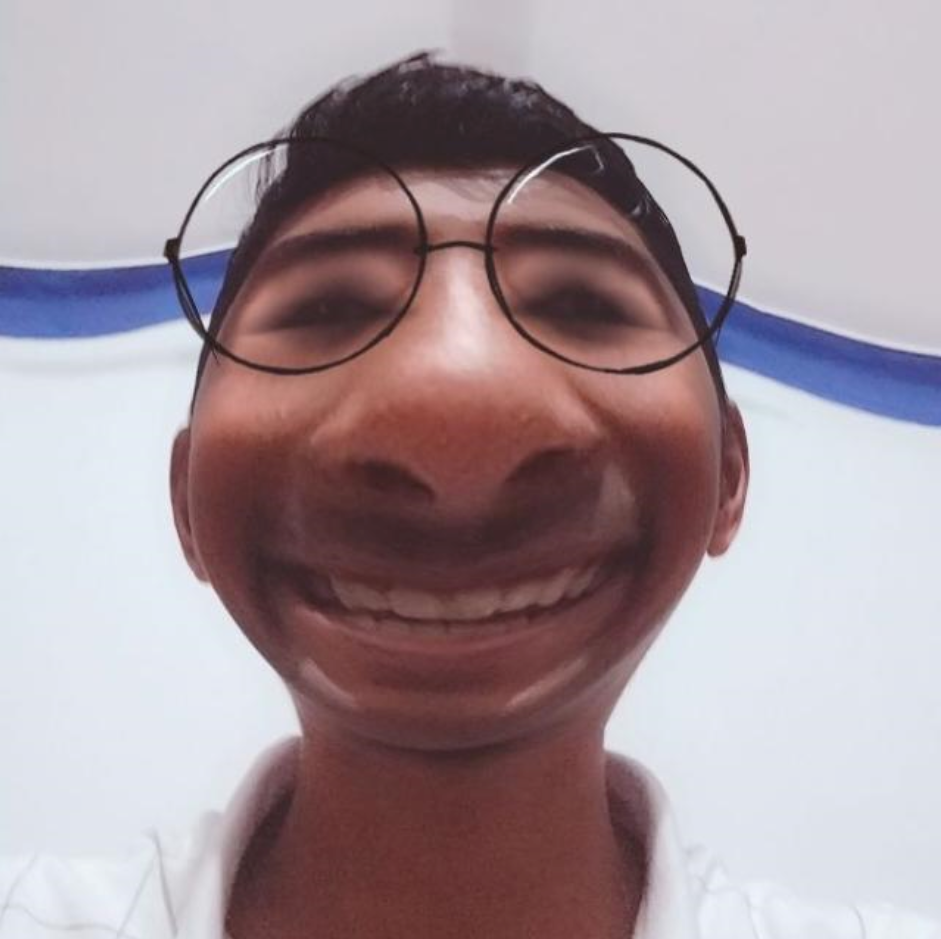
#> input picture Photos/img.png, 941 x 939 px, found by its file name
$ python 05-img-transform.py
#> lines starting #> are read from the running program, lines starting #| are printed output that depends on the picture
import cv2 as cv
import numpy as np

img = cv.imread("Photos\img.png")
#> img is the input picture: shape (939, 941, 3); mean B, G, R 156.2, 150.1, 165.8
cv.imshow("Image",img)

# transformation
def translate(img,x,y):
#> called with x = 100, y = 100
    transMat = np.float32([[1,0,x],[0,1,y]])
    dimensions = (img.shape[1],img.shape[0])
#> dimensions = (941, 939)
    return cv.warpAffine(img,transMat,dimensions)
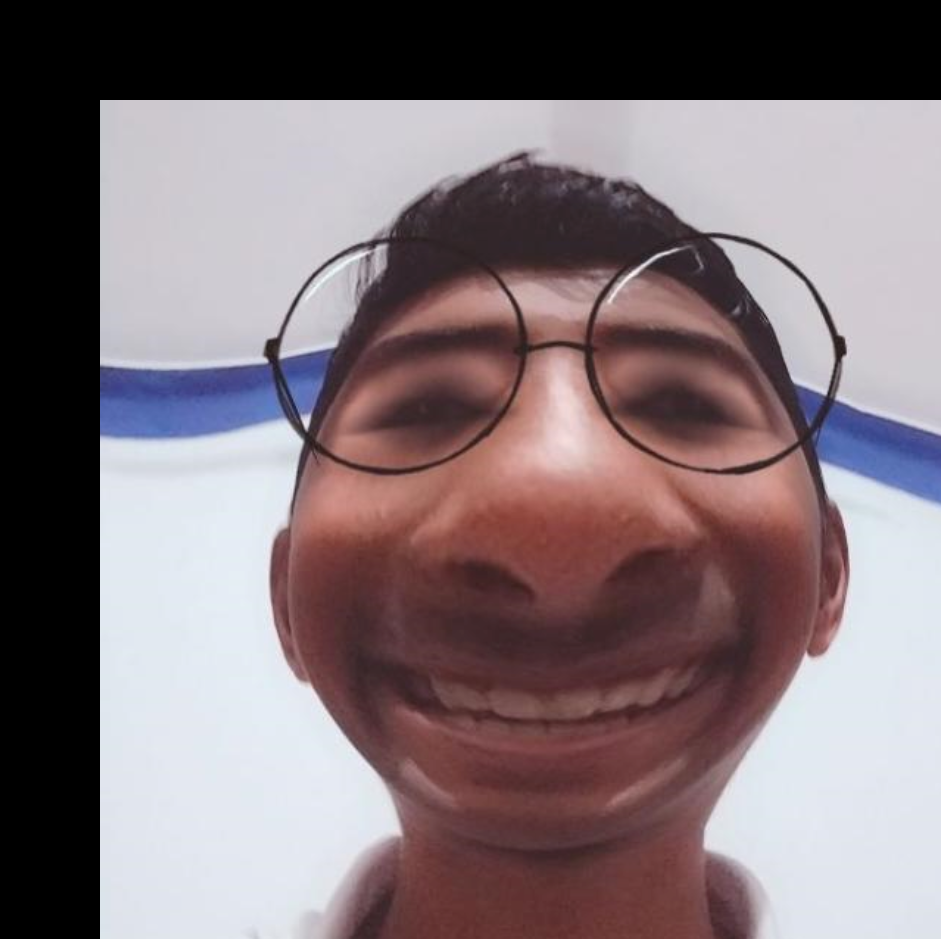
#> returned value: shape (939, 941, 3); mean of channels 0, 1, 2 119.1, 114.6, 128.4; drawn as B, G, R

translated = translate(img,100,100)
cv.imshow("Translated",translated)

# rotation
def rotate(img,angle,rotPoint=None):
#> called with angle = 90
    height,width = img.shape[0:2]
#> height = 939; width = 941

    if rotPoint is None :
        rotPoint = (width//2,height//2)
#> rotPoint = (470, 469)

    rotMat = cv.getRotationMatrix2D(rotPoint,angle,1.0)
#> rotMat = [[6.12e-17, 1, 1], [-1, 6.12e-17, 939]]

    dimensions = (width,height)
#> dimensions = (941, 939)
    return cv.warpAffine(img,rotMat,dimensions)
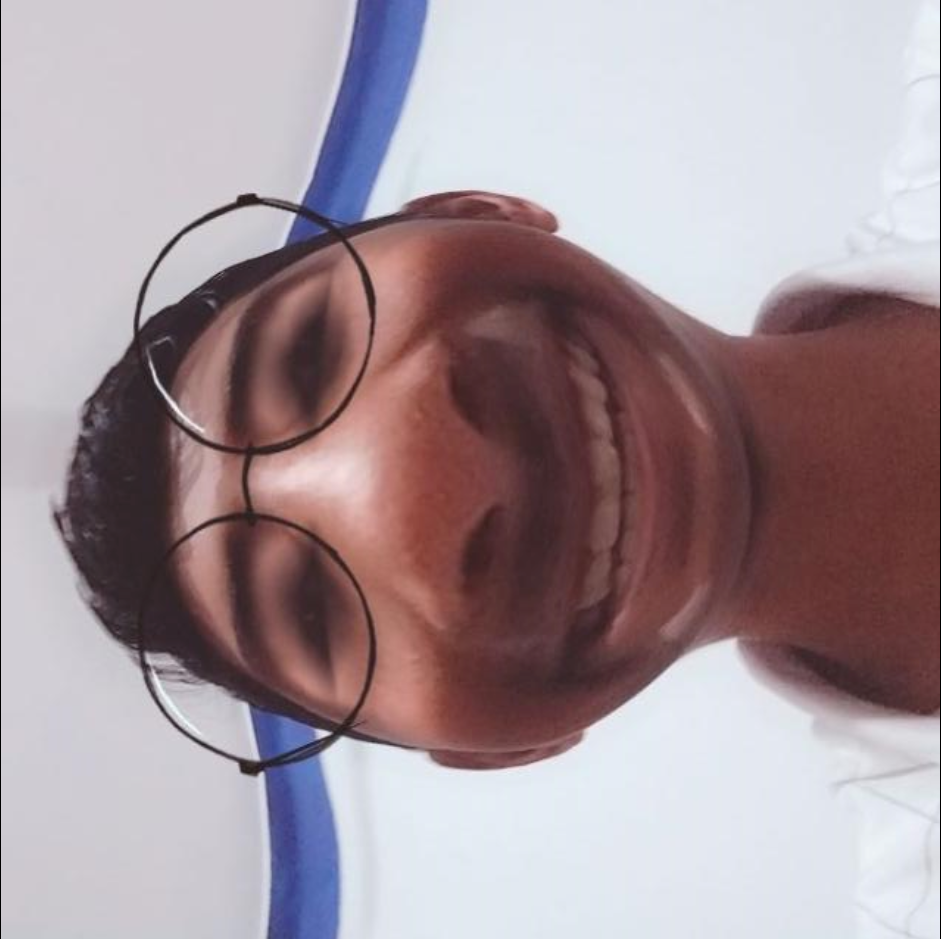
#> returned value: shape (939, 941, 3); mean of channels 0, 1, 2 155.8, 149.7, 165.4; drawn as B, G, R

rotated = rotate(img,90)
cv.imshow("Rotated",rotated)

# resize
resized = cv.resize(img,(300,200),interpolation=cv.INTER_AREA)
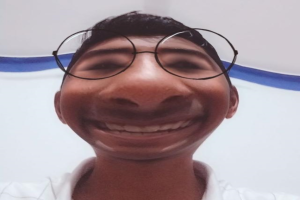
#> resized: shape (200, 300, 3); mean B, G, R 156.2, 150.1, 165.8
cv.imshow("resize",resized)

# flip
flip = cv.flip(img,-1)
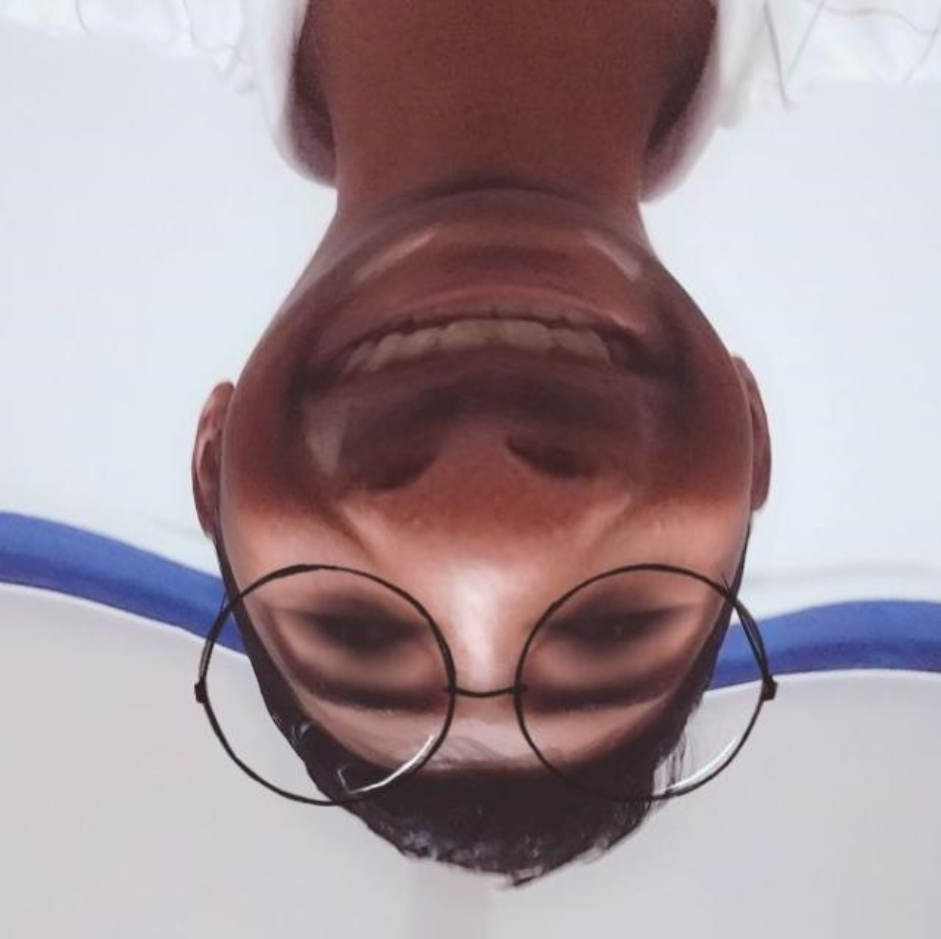
#> flip: shape (939, 941, 3); mean B, G, R 156.2, 150.1, 165.8
cv.imshow("flip",flip)

# Crop
cropped = img[100:500,100:500]
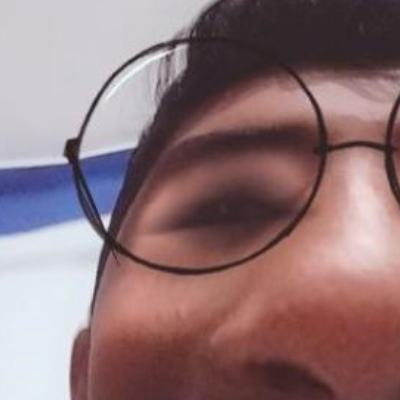
#> cropped: shape (400, 400, 3); mean B, G, R 119.9, 116.5, 143.7
cv.imshow("cropped",cropped)

cv.waitKey(0)

$ run again, with Photos/BC.png copied over Photos/img.png
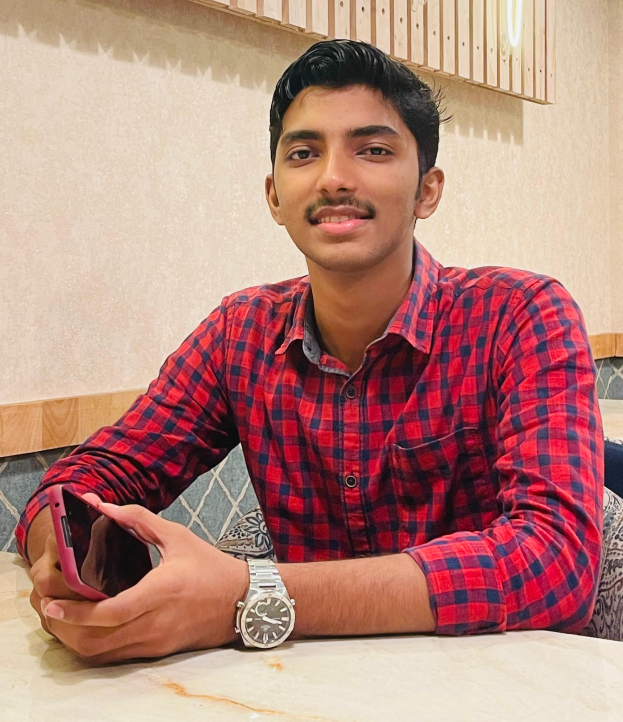
#> input picture Photos/BC.png, 1246 x 1444 px, found by its file name (shown at 1/2 size)
#> img is the input picture: shape (1444, 1246, 3); mean B, G, R 123.2, 132.9, 181
#> `flip = cv.flip(img,-1)`:
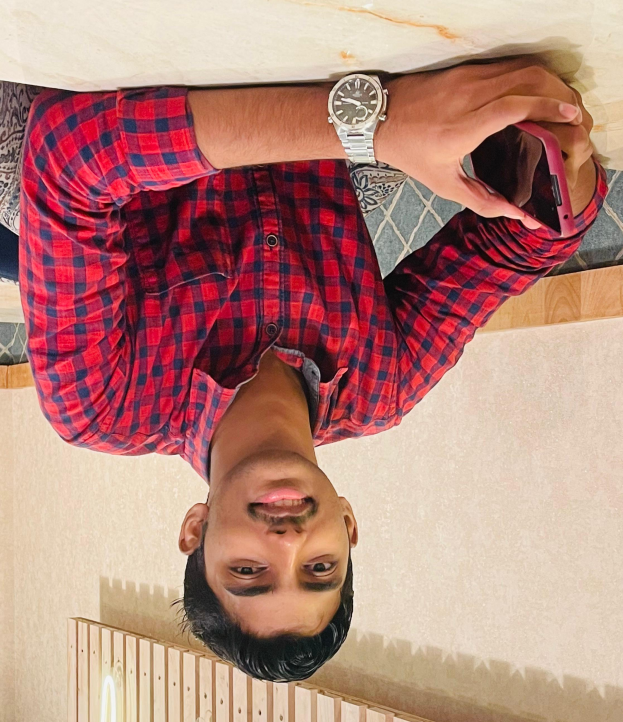
#> flip: shape (1444, 1246, 3) (shown at 1/2 size); mean B, G, R 123.2, 132.9, 181
#> `cropped = img[100:500,100:500]`:
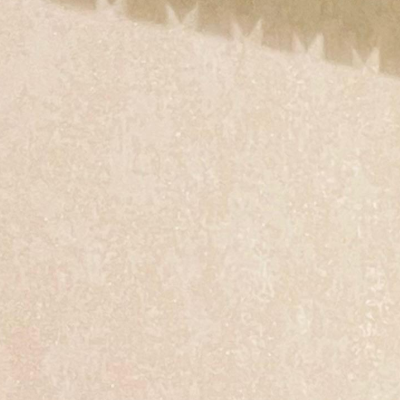
#> cropped: shape (400, 400, 3); mean B, G, R 189.6, 209.7, 227.4

$ run again, with Photos/download.jpg saved as Photos/img.png
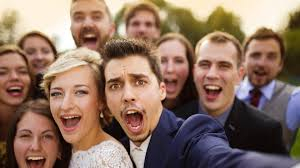
#> input picture Photos/download.jpg, 300 x 168 px, found by its file name
#> img is the input picture: shape (168, 300, 3); mean B, G, R 98.8, 114, 140.8
#> `flip = cv.flip(img,-1)`:
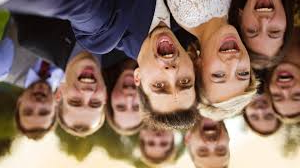
#> flip: shape (168, 300, 3); mean B, G, R 98.8, 114, 140.8
#> `cropped = img[100:500,100:500]`:
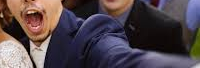
#> cropped: shape (68, 200, 3); mean B, G, R 76.3, 70.3, 82.6
